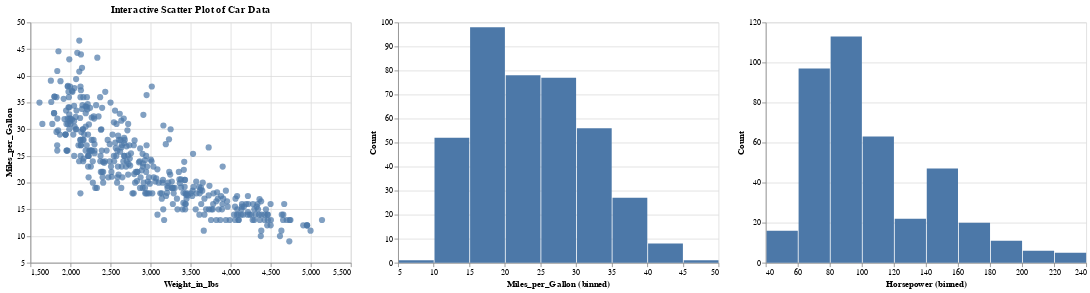

Notebook code for this chart:
### Code cell
zoom_brush = alt.selection_interval(bind='scales')
selection_brush = alt.selection_interval()
chart_new2 = alt.Chart(cars).mark_circle(size=60).encode(
    x=alt.X('Weight_in_lbs', scale=alt.Scale(zero=False)),
    y=alt.Y('Miles_per_Gallon', scale=alt.Scale(zero=False)),
    tooltip=['Name', 'Cylinders', 'Displacement', 'Horsepower', 'Weight_in_lbs', 'Acceleration', 'Year', 'Origin']
).properties(
    title='Interactive Scatter Plot of Car Data'
).add_selection(
    zoom_brush
).interactive()

mpg_hist2 = alt.Chart(cars).mark_bar().encode(
    x=alt.X('Miles_per_Gallon:Q', bin=True),
    y=alt.Y('count()', title='Count'),
).transform_filter(
    zoom_brush
)

hp_hist2 = alt.Chart(cars).mark_bar().encode(
    x=alt.X('Horsepower:Q', bin=True),
    y=alt.Y('count()', title='Count'),
).transform_filter(
    zoom_brush
)

two_panel_hist2 = alt.hconcat(mpg_hist2, hp_hist2)
chart_new2 | two_panel_hist2

### Figure 1 — Vega-Lite specification as saved in the notebook (floating-point values rounded to 4 significant figures; data arrays with more than 128 entries replaced by an {"elided": "..."} marker saying what was removed)
{"config": {"view": {"continuousWidth": 400, "continuousHeight": 300}}, "hconcat": [{"mark": {"type": "circle", "size": 60}, "encoding": {"tooltip": [{"field": "Name", "type": "nominal"}, {"field": "Cylinders", "type": "quantitative"}, {"field": "Displacement", "type": "quantitative"}, {"field": "Horsepower", "type": "quantitative"}, {"field": "Weight_in_lbs", "type": "quantitative"}, {"field": "Acceleration", "type": "quantitative"}, {"field": "Year", "type": "temporal"}, {"field": "Origin", "type": "nominal"}], "x": {"field": "Weight_in_lbs", "scale": {"zero": false}, "type": "quantitative"}, "y": {"field": "Miles_per_Gallon", "scale": {"zero": false}, "type": "quantitative"}}, "selection": {"selector015": {"type": "interval", "bind": "scales"}, "selector017": {"type": "interval", "bind": "scales", "encodings": ["x", "y"]}}, "title": "Interactive Scatter Plot of Car Data"}, {"hconcat": [{"mark": "bar", "encoding": {"x": {"bin": true, "field": "Miles_per_Gallon", "type": "quantitative"}, "y": {"aggregate": "count", "title": "Count", "type": "quantitative"}}, "transform": [{"filter": {"selection": "selector015"}}]}, {"mark": "bar", "encoding": {"x": {"bin": true, "field": "Horsepower", "type": "quantitative"}, "y": {"aggregate": "count", "title": "Count", "type": "quantitative"}}, "transform": [{"filter": {"selection": "selector015"}}]}]}], "data": {"name": "data-f02450ab61490a1363517a0190416235"}, "$schema": "https://vega.github.io/schema/vega-lite/v4.17.0.json", "datasets": {"data-f02450ab61490a1363517a0190416235": {"elided": "406 records"}}}
